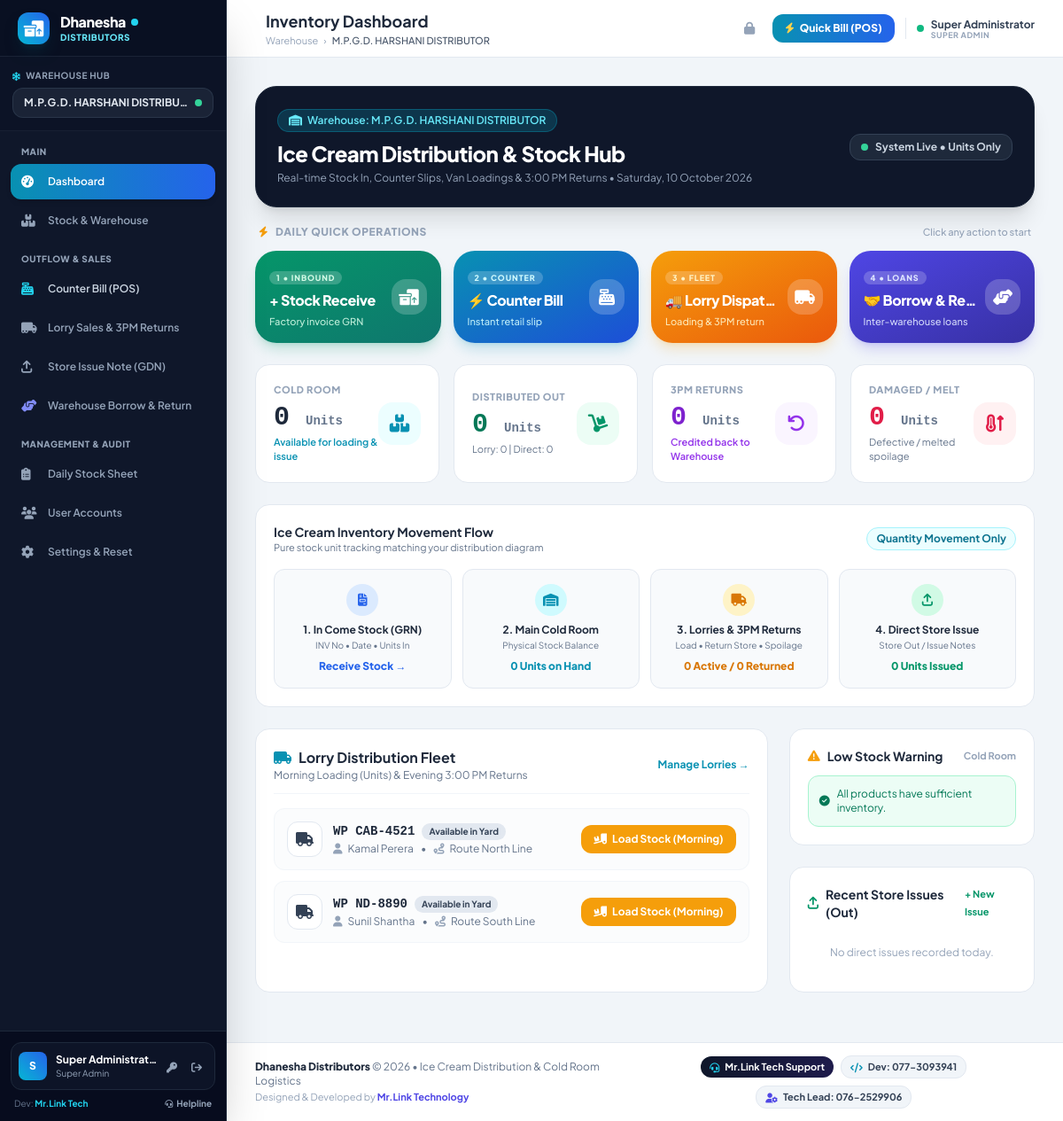
/dashboard.php (signed in), run on the app's committed database.
### tables this page shows
CREATE TABLE IF NOT EXISTS `branches` (
    `id` INT AUTO_INCREMENT PRIMARY KEY,
    `name` VARCHAR(100) NOT NULL,
    `code` VARCHAR(20) NOT NULL UNIQUE,
    `address` VARCHAR(255) NULL,
    `phone` VARCHAR(50) NULL,
    `created_at` TIMESTAMP DEFAULT CURRENT_TIMESTAMP
);

CREATE TABLE IF NOT EXISTS `lorries` (
    `id` INT AUTO_INCREMENT PRIMARY KEY,
    `branch_id` INT NOT NULL,
    `plate_no` VARCHAR(50) NOT NULL UNIQUE,
    `driver_name` VARCHAR(100) NOT NULL,
    `contact_no` VARCHAR(50) NULL,
    `route_name` VARCHAR(100) NULL,
    `status` ENUM('available', 'on_route', 'maintenance') DEFAULT 'available',
    `created_at` TIMESTAMP DEFAULT CURRENT_TIMESTAMP
);

### dashboard.php (the view, shortened to what the rows shown need)
<?php
$pageTitle = "Inventory Dashboard";
require_once __DIR__ . '/config/auth.php';
$user = currentUser();
$branchId = $user['branch_id'];
$today = date('Y-m-d');
$stmt = $pdo->prepare("SELECT l.*,
    (SELECT ld.status FROM lorry_dispatches ld WHERE ld.lorry_id = l.id AND ld.dispatch_date = ? ORDER BY ld.id DESC LIMIT 1) as today_status,
    (SELECT ld.id FROM lorry_dispatches ld WHERE ld.lorry_id = l.id AND ld.dispatch_date = ? ORDER BY ld.id DESC LIMIT 1) as active_dispatch_id,
    (SELECT ld.total_loaded_qty FROM lorry_dispatches ld WHERE ld.lorry_id = l.id AND ld.dispatch_date = ? ORDER BY ld.id DESC LIMIT 1) as today_loaded
    FROM lorries l WHERE l.branch_id = ? ORDER BY l.id ASC");
$stmt->execute([$today, $today, $today, $branchId]);
$branchLorries = $stmt->fetchAll();
require_once __DIR__ . '/includes/header.php';
?>
<div class="mb-5 bg-gradient-to-r from-slate-900 via-slate-850 to-slate-900 border border-slate-800 rounded-3xl p-5 sm:p-6 text-white shadow-xl relative overflow-hidden">
    <div class="flex flex-col sm:flex-row sm:items-center sm:justify-between gap-3 relative z-10">
        <div>
            <div class="inline-flex items-center gap-1.5 px-3 py-1 rounded-full bg-cyan-500/20 text-cyan-300 border border-cyan-500/30 text-xs font-semibold mb-2">
                <i class="fa-solid fa-warehouse"></i> Warehouse: <?= htmlspecialchars($user['branch_name']) ?>
            </div>
            <h1 class="text-xl sm:text-2xl font-black tracking-tight text-white">Ice Cream Distribution & Stock Hub</h1>
            <p class="text-slate-400 text-xs mt-1">Real-time Stock In, Counter Slips, Van Loadings & 3:00 PM Returns &bull; <?= date('l, d F Y') ?></p>
        </div>
    </div>
</div>
<div class="mb-6">
    <div class="flex items-center justify-between mb-3 px-1">
        <h2 class="text-xs font-black uppercase tracking-wider text-slate-400 flex items-center">
            <i class="fa-solid fa-bolt text-amber-500 mr-2"></i> Daily Quick Operations
        </h2>
    </div>
</div>
<div class="grid grid-cols-1 lg:grid-cols-3 gap-6 mb-6">
    <div class="lg:col-span-2 bg-white rounded-2xl p-5 border border-slate-200 shadow-xs">
        <div class="space-y-3">
            <?php if (empty($branchLorries)): ?>
                <div class="text-center py-6 text-slate-400 text-xs">No lorries registered yet. Go to Lorries page to register vehicles.</div>
            <?php else: ?>
                <?php foreach ($branchLorries as $lorry): ?>
                    <div class="flex flex-col sm:flex-row sm:items-center justify-between p-3.5 rounded-xl border border-slate-100 hover:border-slate-300 hover:shadow-xs transition-all bg-slate-50/50 gap-3">
                        <div class="flex items-center space-x-3">
                            <div class="w-10 h-10 rounded-xl bg-white border border-slate-200 flex items-center justify-center text-slate-700 shadow-xs">
                                <i class="fa-solid fa-truck text-base"></i>
                            </div>
                            <div>
                                <div class="flex items-center gap-2">
                                    <span class="font-extrabold text-sm text-slate-800 font-mono"><?= htmlspecialchars($lorry['plate_no']) ?></span>
                                    <?php if ($lorry['today_status'] === 'dispatched'): ?>
                                        <span class="px-2 py-0.5 text-[10px] font-bold rounded-full bg-amber-100 text-amber-800 border border-amber-200 flex items-center">
                                            <span class="w-1.5 h-1.5 rounded-full bg-amber-500 mr-1 animate-pulse"></span> On Route (<?= $lorry['today_loaded'] ?> Units)
                                        </span>
                                    <?php elseif ($lorry['today_status'] === 'settled'): ?>
                                        <span class="px-2 py-0.5 text-[10px] font-bold rounded-full bg-emerald-100 text-emerald-800 border border-emerald-200">
                                            <i class="fa-solid fa-check mr-1"></i> Returned & Settled
                                        </span>
                                    <?php else: ?>
                                        <span class="px-2 py-0.5 text-[10px] font-bold rounded-full bg-slate-200 text-slate-700">
                                            Available in Yard
                                        </span>
                                    <?php endif; ?>
                                </div>
                                <div class="text-xs text-slate-500 mt-0.5">
                                    <span><i class="fa-solid fa-user text-slate-400 mr-1"></i> <?= htmlspecialchars($lorry['driver_name']) ?></span>
                                    <span class="mx-1.5">&bull;</span>
                                    <span><i class="fa-solid fa-route text-slate-400 mr-1"></i> <?= htmlspecialchars($lorry['route_name'] ?: 'Distribution Route') ?></span>
                                </div>
                            </div>
                        </div>
                        <div class="flex items-center gap-2 sm:self-center">
                            <?php if ($lorry['today_status'] === 'dispatched'): ?>
                                <a href="lorry.php?action=settle&dispatch_id=<?= $lorry['active_dispatch_id'] ?>" class="px-3.5 py-2 bg-rose-600 hover:bg-rose-700 text-white rounded-xl text-xs font-bold shadow-xs">
                                    <i class="fa-solid fa-clock-rotate-left mr-1"></i> 3:00 PM Returns
                                </a>
                            <?php elseif ($lorry['today_status'] === 'settled'): ?>
                                <a href="lorry.php?view_dispatch=<?= $lorry['active_dispatch_id'] ?>" class="px-3 py-1.5 bg-slate-200 hover:bg-slate-300 text-slate-700 rounded-lg text-xs font-bold">
                                    View Return Sheet
                                </a>
                            <?php else: ?>
                                <a href="lorry.php?action=new_dispatch&lorry_id=<?= $lorry['id'] ?>" class="px-3.5 py-2 bg-amber-500 hover:bg-amber-600 text-white rounded-xl text-xs font-bold shadow-xs">
                                    <i class="fa-solid fa-truck-ramp-box mr-1"></i> Load Stock (Morning)
                                </a>
                            <?php endif; ?>
                        </div>
                    </div>
                <?php endforeach; ?>
            <?php endif; ?>
        </div>
    </div>
</div>
<?php require_once __DIR__ . '/includes/footer.php'; ?>

### includes/header.php (shortened to what the rows shown need)
<?php
require_once __DIR__ . '/../config/auth.php';
$user = currentUser();
if ($user['role'] === 'super_admin') {
    global $pdo;
    $allBranches = $pdo->query("SELECT id, name, code FROM branches ORDER BY id ASC")->fetchAll();
}
?>
<!DOCTYPE html>
<html lang="en">
<head>
    <script src="https://cdn.tailwindcss.com"></script>
    <link rel="stylesheet" href="https://cdnjs.cloudflare.com/ajax/libs/font-awesome/6.4.0/css/all.min.css">
</head>
<body class="bg-slate-100 text-slate-800 min-h-screen flex flex-col antialiased">
    <aside id="mainSidebar" class="fixed inset-y-0 left-0 z-50 w-64 bg-slate-900 text-slate-200 flex flex-col justify-between transition-transform duration-300 transform -translate-x-full md:translate-x-0 shadow-2xl border-r border-slate-800 no-print">
        <div class="flex flex-col flex-1 overflow-hidden">
            <div class="p-3.5 border-b border-slate-800/60 bg-slate-950/20">
                <div class="text-xs font-bold text-slate-200 bg-slate-800/80 px-3 py-2 rounded-xl border border-slate-700/60 truncate flex items-center justify-between">
                    <span class="truncate"><?= htmlspecialchars($user['branch_name'] ?? 'Main Cold Room Hub') ?></span>
                    <span class="w-2 h-2 rounded-full bg-emerald-400 animate-pulse ml-1.5 shrink-0" title="Operational"></span>
                </div>
            </div>
        </div>
    </aside>
    <div class="md:pl-64 flex flex-col flex-1 min-h-screen print-full-width">
        <header class="bg-white border-b border-slate-200 sticky top-0 z-30 shadow-xs no-print">
            <div class="px-4 sm:px-6 lg:px-8 h-16 flex items-center justify-between">
                <div class="flex items-center space-x-3">
                    <div>
                        <h2 class="text-base sm:text-lg font-bold text-slate-800 leading-tight">
                            <?= isset($pageTitle) ? htmlspecialchars($pageTitle) : 'Overview' ?>
                        </h2>
                        <div class="hidden sm:flex items-center space-x-1.5 text-[11px] text-slate-400">
                            <span>Warehouse</span>
                            <span>&rsaquo;</span>
                            <span class="text-slate-600 font-medium"><?= htmlspecialchars($user['branch_name']) ?></span>
                        </div>
                    </div>
                </div>
            </div>
        </header>
        <main class="flex-1 p-4 sm:p-6 lg:p-8 w-full">

### data on the page
branches: name "M.P.G.D. HARSHANI DISTRIBU…", name "M.P.G.D. HARSHANI DISTRIBUTOR"
lorries: plate_no "WP CAB-4521", driver_name "Kamal Perera", route_name "Route North Line"
lorries: plate_no "WP ND-8890", driver_name "Sunil Shantha", route_name "Route South Line"

### other printed values
substr($user['name'], 0, 1) "S"
$user['name'] "Super Administrat…"
str_replace('_', ' ', $user['role']) "Super Admin"
$pageTitle "Inventory Dashboard"
$user['name'] "Super Administrator"
str_replace('_', ' ', $user['role']) "SUPER ADMIN"
$totalStoreStock "0"
$totalDistributedToday "0"
$lorryStats['lorry_delivered_qty'] "0"
$todayDirectIssueQty "0"
$lorryStats['lorry_returned_qty'] "0"
$lorryStats['lorry_damage_qty'] "0"
$lorryStats['on_route'] "0"
$lorryStats['settled'] "0"
